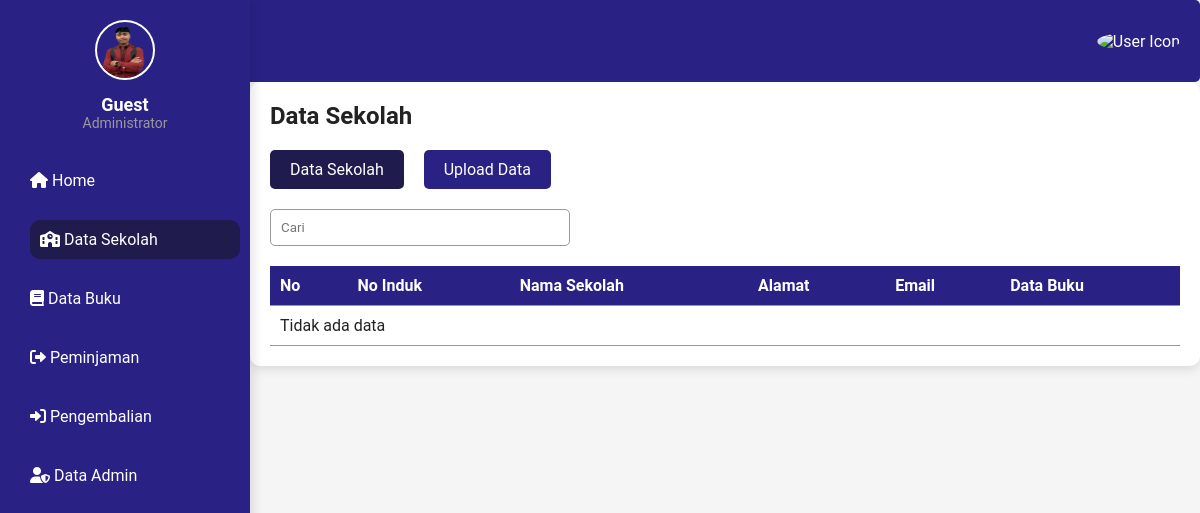
The page /datasekolah.php on the database as committed earlier.
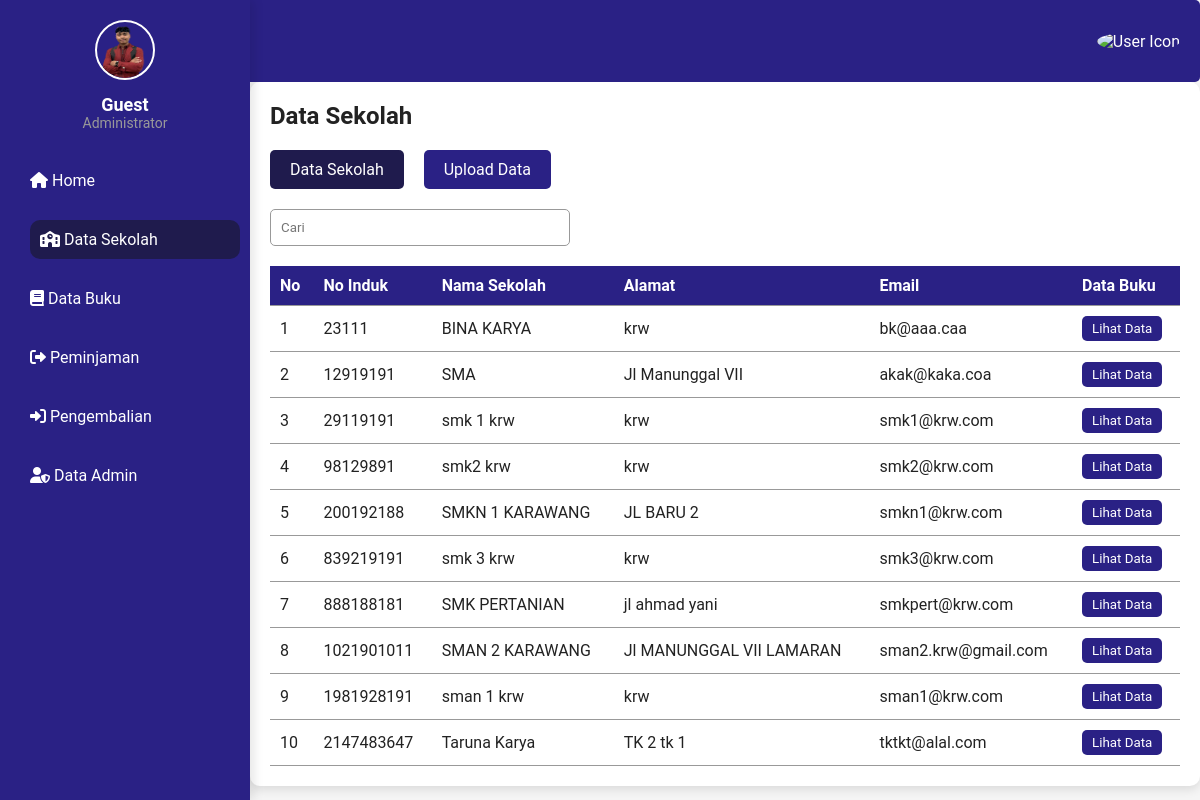
The same page on the database as committed later.
### tables this page shows
CREATE TABLE `tbldata_sekolah` (
  `no_induk` int(20) NOT NULL,
  `nm_sekolah` varchar(255) DEFAULT NULL,
  `alamat` text DEFAULT NULL,
  `email` varchar(255) DEFAULT NULL
);

### datasekolah.php (the view, shortened to what this page needs)
<?php
include 'koneksi.php';
?>
<!DOCTYPE html>
<html lang="en">
  <head>
    <link rel="stylesheet" href="css/datasekolah.css" />
    <link rel="stylesheet" href="https://cdnjs.cloudflare.com/ajax/libs/font-awesome/6.0.0-beta3/css/all.min.css" />
  </head>
  <body>
    <header>
      <div class="logo">
      </div>
      <div class="user-icon">
        <img src="user-icon.png" alt="User Icon" />
      </div>
    </header>
    <div class="sidebar">
      <div class="profile">
        <img src="img/MIFTAHUL.png" alt="" class="profile-pic" />
        <p class="profile-name"><?php echo isset($_SESSION['username']) ? $_SESSION['username'] : 'Guest'; ?></p>
        <p class="profile-role">Administrator</p>
      </div>
      <ul>
        <li><a href="index.php"><i class="fas fa-home"></i> Home</a></li>
        <li><a href="#" class="active"><i class="fas fa-school"></i> Data Sekolah</a></li>
        <li><a href="databuku.php"><i class="fas fa-book"></i> Data Buku</a></li>
        <li><a href="datapeminjaman.php"><i class="fas fa-sign-out-alt"></i> Peminjaman</a></li>
        <li><a href="datapengembalian.php"><i class="fas fa-sign-in-alt"></i> Pengembalian</a></li>
        <li><a href="dataadmin.php"><i class="fas fa-user-shield"></i> Data Admin</a></li>
      </ul>
    </div>
    <div class="main-content">
      <h2>Data Sekolah</h2>
      <div class="tabs">
        <button class="active">Data Sekolah</button>
        <button onclick="window.location.href='sekolah.php'">Upload Data</button>
      </div>
      <div class="search-bar">
        <input type="search" placeholder="Cari" />
      </div>
      <table>
        <thead>
          <tr>
            <th>No</th>
            <th>No Induk</th>
            <th>Nama Sekolah</th>
            <th>Alamat</th>
            <th>Email</th>
            <th>Data Buku</th>
          </tr>
        </thead>
        <tbody>
          <?php
          $query = "SELECT * FROM tbldata_sekolah";
          $result = mysqli_query($conn, $query);
          if (mysqli_num_rows($result) > 0) {
              $no = 1;
              while ($row = mysqli_fetch_assoc($result)) {
                  echo "<tr>";
                  echo "<td>" . $no++ . "</td>";
                  echo "<td>" . $row['no_induk'] . "</td>";
                  echo "<td>" . $row['nm_sekolah'] . "</td>";
                  echo "<td>" . $row['alamat'] . "</td>";
                  echo "<td>" . $row['email'] . "</td>";
                  echo "<td><button onclick=\"window.location.href='buku.php'\">Lihat Data</button></td>";
                  echo "</tr>";
              }
          } else {
              echo "<tr><td colspan='6'>Tidak ada data</td></tr>";
          }
          ?>
        </tbody>
      </table>
    </div>
  </body>
</html>

Rows that differ between the two databases and show on the page:
added tbldata_sekolah: no_induk "23111", nm_sekolah "BINA KARYA", alamat "krw", email "bk@aaa.caa"
added tbldata_sekolah: no_induk "12919191", nm_sekolah "SMA", alamat "Jl Manunggal VII", email "akak@kaka.coa"
added tbldata_sekolah: no_induk "29119191", nm_sekolah "smk 1 krw", alamat "krw", email "smk1@krw.com"
added tbldata_sekolah: no_induk "98129891", nm_sekolah "smk2 krw", alamat "krw", email "smk2@krw.com"
added tbldata_sekolah: no_induk "200192188", nm_sekolah "SMKN 1 KARAWANG", alamat "JL BARU 2", email "smkn1@krw.com"
added tbldata_sekolah: no_induk "839219191", nm_sekolah "smk 3 krw", alamat "krw", email "smk3@krw.com"
added tbldata_sekolah: no_induk "888188181", nm_sekolah "SMK PERTANIAN", alamat "jl ahmad yani", email "smkpert@krw.com"
added tbldata_sekolah: no_induk "1021901011", nm_sekolah "SMAN 2 KARAWANG", alamat "Jl MANUNGGAL VII LAMARAN", email "sman2.krw@gmail.com"
added tbldata_sekolah: no_induk "1981928191", nm_sekolah "sman 1 krw", alamat "krw", email "sman1@krw.com"
added tbldata_sekolah: no_induk "2147483647", nm_sekolah "Taruna Karya", alamat "TK 2 tk 1", email "tktkt@alal.com"
Other text that changed with them:
text no longer shown: "Tidak ada data"
